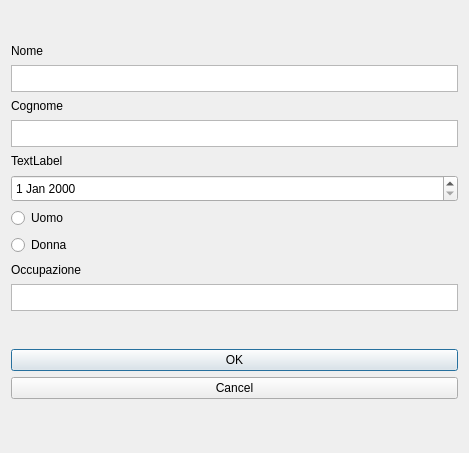
<?xml version="1.0" encoding="UTF-8"?>
<ui version="4.0">
 <class>Aggiungi_candidato</class>
 <widget class="QDialog" name="Aggiungi_candidato">
  <property name="geometry">
   <rect>
    <x>0</x>
    <y>0</y>
    <width>469</width>
    <height>453</height>
   </rect>
  </property>
  <property name="minimumSize">
   <size>
    <width>469</width>
    <height>453</height>
   </size>
  </property>
  <property name="maximumSize">
   <size>
    <width>16777215</width>
    <height>16777215</height>
   </size>
  </property>
  <property name="windowTitle">
   <string>Dialog</string>
  </property>
  <layout class="QVBoxLayout" name="verticalLayout_3">
   <item>
    <layout class="QVBoxLayout" name="verticalLayout_2">
     <item>
      <layout class="QVBoxLayout" name="nome_lay">
       <property name="sizeConstraint">
        <enum>QLayout::SetDefaultConstraint</enum>
       </property>
       <item>
        <widget class="QLabel" name="label">
         <property name="maximumSize">
          <size>
           <width>189</width>
           <height>16</height>
          </size>
         </property>
         <property name="text">
          <string>Nome</string>
         </property>
        </widget>
       </item>
       <item>
        <widget class="QTextEdit" name="nome_text">
         <property name="maximumSize">
          <size>
           <width>9999</width>
           <height>27</height>
          </size>
         </property>
        </widget>
       </item>
      </layout>
     </item>
     <item>
      <layout class="QVBoxLayout" name="nome_lay_2">
       <property name="sizeConstraint">
        <enum>QLayout::SetDefaultConstraint</enum>
       </property>
       <item>
        <widget class="QLabel" name="label_2">
         <property name="maximumSize">
          <size>
           <width>189</width>
           <height>16</height>
          </size>
         </property>
         <property name="text">
          <string>Cognome</string>
         </property>
        </widget>
       </item>
       <item>
        <widget class="QTextEdit" name="cognome_text">
         <property name="maximumSize">
          <size>
           <width>999999</width>
           <height>27</height>
          </size>
         </property>
        </widget>
       </item>
      </layout>
     </item>
     <item>
      <layout class="QVBoxLayout" name="verticalLayout">
       <item>
        <widget class="QLabel" name="label_5">
         <property name="maximumSize">
          <size>
           <width>189</width>
           <height>16</height>
          </size>
         </property>
         <property name="text">
          <string>TextLabel</string>
         </property>
        </widget>
       </item>
       <item>
        <widget class="QDateEdit" name="dateEdit">
         <property name="maximumSize">
          <size>
           <width>99999</width>
           <height>27</height>
          </size>
         </property>
        </widget>
       </item>
      </layout>
     </item>
     <item>
      <layout class="QVBoxLayout" name="nome_lay_3">
       <property name="sizeConstraint">
        <enum>QLayout::SetMaximumSize</enum>
       </property>
       <item>
        <widget class="QRadioButton" name="uomo_radio">
         <property name="text">
          <string>Uomo</string>
         </property>
        </widget>
       </item>
       <item>
        <widget class="QRadioButton" name="donna_radio">
         <property name="maximumSize">
          <size>
           <width>437</width>
           <height>22</height>
          </size>
         </property>
         <property name="text">
          <string>Donna</string>
         </property>
        </widget>
       </item>
      </layout>
     </item>
     <item>
      <layout class="QVBoxLayout" name="nome_lay_4">
       <property name="sizeConstraint">
        <enum>QLayout::SetDefaultConstraint</enum>
       </property>
       <item>
        <widget class="QLabel" name="occupazione_label">
         <property name="maximumSize">
          <size>
           <width>189</width>
           <height>16</height>
          </size>
         </property>
         <property name="text">
          <string>Occupazione</string>
         </property>
        </widget>
       </item>
       <item>
        <widget class="QTextEdit" name="occupazione_text">
         <property name="maximumSize">
          <size>
           <width>9999</width>
           <height>27</height>
          </size>
         </property>
        </widget>
       </item>
      </layout>
     </item>
    </layout>
   </item>
   <item>
    <widget class="QDialogButtonBox" name="buttonBox">
     <property name="sizePolicy">
      <sizepolicy hsizetype="Expanding" vsizetype="Expanding">
       <horstretch>0</horstretch>
       <verstretch>0</verstretch>
      </sizepolicy>
     </property>
     <property name="minimumSize">
      <size>
       <width>441</width>
       <height>61</height>
      </size>
     </property>
     <property name="maximumSize">
      <size>
       <width>16777215</width>
       <height>61</height>
      </size>
     </property>
     <property name="orientation">
      <enum>Qt::Vertical</enum>
     </property>
     <property name="standardButtons">
      <set>QDialogButtonBox::Cancel|QDialogButtonBox::Ok</set>
     </property>
    </widget>
   </item>
  </layout>
 </widget>
 <resources/>
 <connections>
  <connection>
   <sender>buttonBox</sender>
   <signal>accepted()</signal>
   <receiver>Aggiungi_candidato</receiver>
   <slot>accept()</slot>
   <hints>
    <hint type="sourcelabel">
     <x>248</x>
     <y>254</y>
    </hint>
    <hint type="destinationlabel">
     <x>157</x>
     <y>274</y>
    </hint>
   </hints>
  </connection>
  <connection>
   <sender>buttonBox</sender>
   <signal>rejected()</signal>
   <receiver>Aggiungi_candidato</receiver>
   <slot>reject()</slot>
   <hints>
    <hint type="sourcelabel">
     <x>316</x>
     <y>260</y>
    </hint>
    <hint type="destinationlabel">
     <x>286</x>
     <y>274</y>
    </hint>
   </hints>
  </connection>
 </connections>
</ui>
